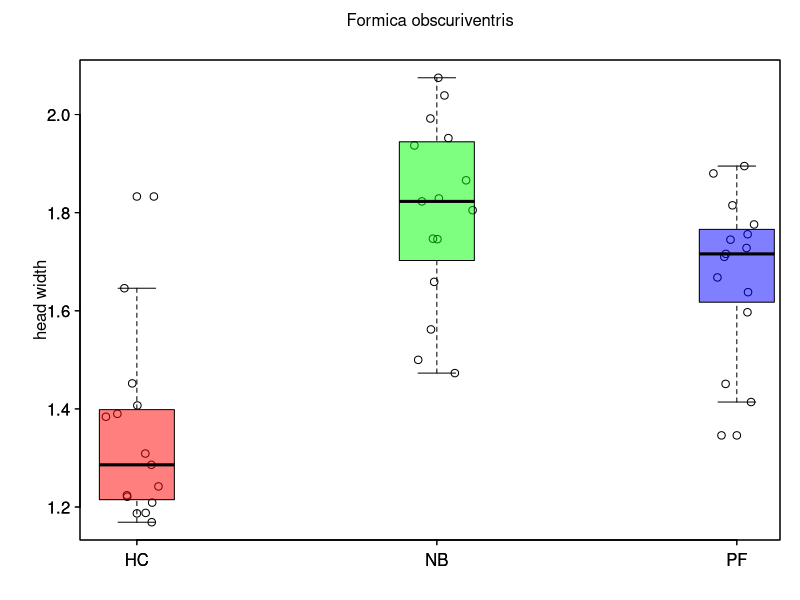
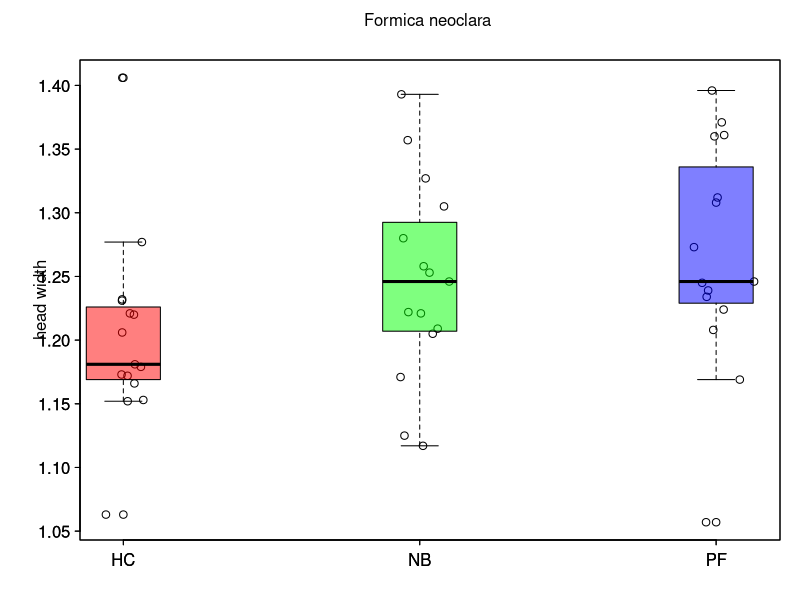
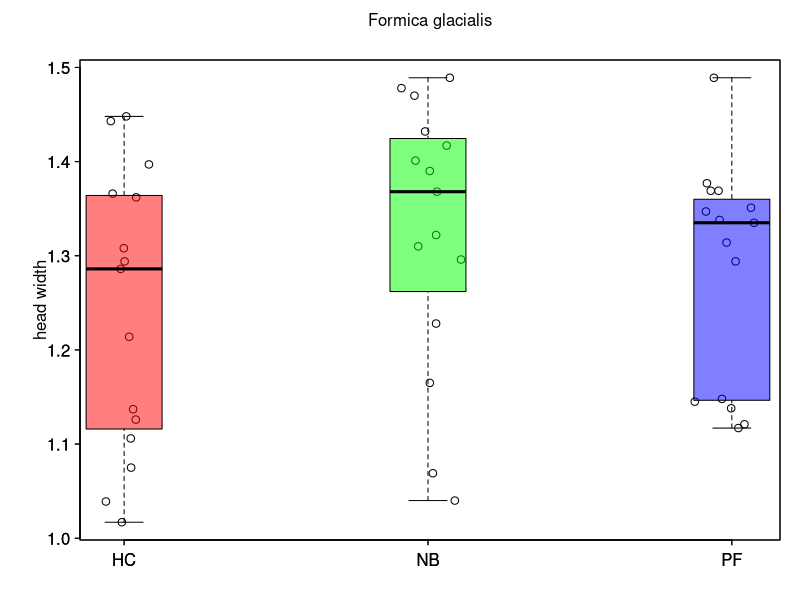
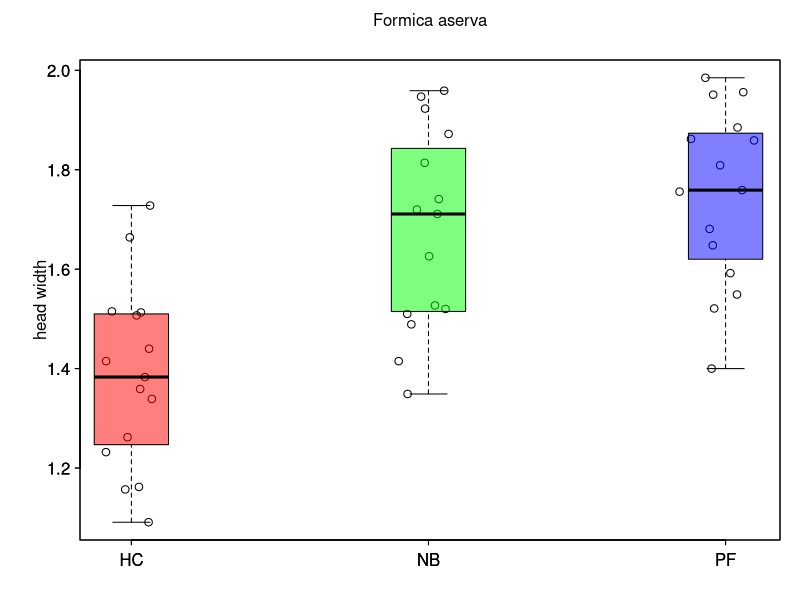

Recreate these plots in R, in order. (Note: this script raises an error after producing the figures.)
setwd('C:\\Users\\Nicole\\Desktop\\Evolution\\Tasks\\Project')
Data1<-read.csv("AntData.csv")
#Data1
#Data2<-read.csv("AntData2.csv")
#Data2
#hypothesis
#Will a larger head width have an impact of what task the ants are assigned in different species
##My hypothesis is that there is a stronger size-task association between honeydew collectors and protein foragers or nest builders in different species of Formica ants.

VARtable <- data.frame(species=rep(NA, length=length(unique(Data1$Species))), HC=rep(NA, length=length(unique(Data1$Species))), NB=rep(NA, length=length(unique(Data1$Species))), PF=rep(NA, length=length(unique(Data1$Species))))
counter <- 1

for (i in unique(Data1$Species)){
  Species <- Data1[which(Data1$Species == i),]
  VARtable[counter,1] <- i
  
  X <- Species$Task
  repHC <- which(X == "HC")
  repNB <- which(X == "NB")
  repPF <- which(X == "PF")
  Z <- rep(1, length(X))
  Z[repHC] <- rnorm(length(repHC), 2, 0.05)
  Z[repNB] <- rnorm(length(repNB), 3, 0.05)
  Z[repPF] <- rnorm(length(repPF), 4, 0.05)

  VARtable[counter,2:4] <- c(var(Species$Head.Width[repHC]), var(Species$Head.Width[repNB]), var(Species$Head.Width[repPF]))
  counter <- counter+1
  pdf(paste(i, ".pdf", sep=""))
  par(las=1, mar=c(3,4,3,1), mgp=c(1.5, 0.5, 0), tck=-0.01)
  plot(Z, Species$Head.Width, xlab="", ylab="head width", xaxt="n")
  axis(1, at=c(2,3,4), labels=c("HC", "NB", "PF"))
  mtext(i, side=3, line=1.5)
  boxplot(Species$Head.Width~X, add=T, at=c(2,3,4), boxwex=0.25, col=c(rgb(1,0,0, .5), rgb(0,1,0, .5), rgb(0,0,1, .5)))
    dev.off()
}
VARtable
chisq.test(VARtable)
X <- aov(Head.Width ~ Species + Task, data=Data1)
#interaction <- aov(Head.Width ~ Species * Task, data=Data1)

summary(X)
#summary(interaction)

library(nnet)
mlr <- multinom(Task ~ Head.Width + Species, data=Data1, Hess=TRUE, trace=FALSE)
mlr
summary(mlr)
z<-summary(mlr)$coefficients/summary(mlr)$standard.errors
z
p<-(1-pnorm(abs(z), 0, 1)) *2
p
exp(coef(mlr))
head(probability.table<-fitted(mlr))
confint(mlr)
exp(confint(mlr))
#predict(mlr, newdata=data.frame(Head.Width=1.2, type="probs")

Data1$Task<-factor(Data1$Task, levels=c("HC", "NB", "PF"))


table(Data1$Task)
prop.table(table(Data1$Task))
library(ggplot2)


ggplot(Data1)+aes(x=Task, y=Head.Width)+geom_boxplot()
#predict
#install.packages(ggeffects)
library(ggeffects)
mlr_ME <- ggeffect(mlr, terms = "Head.Width[0.25:2.5,by=0.01]")

Cols <- c('#a6cee3','#1f78b4','#b2df8a')
names(Cols) <- c("HC", "NB", "PF")
plot(mlr_ME$x, mlr_ME$predicted, pch=16, col=Cols[mlr_ME$response.level], xlim=c(0, 2.5), ylim=c(0,1))

for (i in 1:length(mlr_ME$x)){
  segments(mlr_ME$x[i], mlr_ME$conf.low[i], mlr_ME$x[i], mlr_ME$conf.high[i], lwd=1, col=Cols[mlr_ME$response.level[i]])
}

#predict(mlr, newdata=data.frame(length=0:2), type='probs')
#ggpredict(mlr, terms="length[0:2, by 0.1]")
                   
#mlr2<-multinom(Task~Head.Width, data=Data1)
#mlr2

#mlr3<-multinom(Task~Species, data=Data1)
#mlr3


Colos <- unique(Data1$Colony)
ByColony <- matrix(data=0, nrow=length(Colos), ncol=3)
colnames(ByColony) <- c("HC", "NB", "PF")
Spp <- c()
for (i in 1:length(Colos)){
  sub <- Data1[which(Data1$Colony == Colos[i]),]
  Dat <- tapply(sub$Head.Width, sub$Task, mean, na.rm=T)
  ByColony[i,names(Dat)] <- Dat
  Spp[i] <- sub$Species[1]
}

Cols <- rainbow(10)
names(Cols) <- unique(Data1$Species)
par(mfrow=c(1,3))
plot(ByColony[,"NB"], ByColony[,"HC"], pch=16, col=Cols[Spp])
legend("bottomleft", col=Cols, legend=names(Cols), pch=16)
plot(ByColony[,"NB"], ByColony[,"PF"], pch=16, col=Cols[Spp])
plot(ByColony[,"PF"], ByColony[,"HC"], pch=16, col=Cols[Spp])
dev.off()

#install.packages("AICcmodavg")
#library(AICcmodavg)
#model.set<-list(X, interaction)
#model.names<-c("X", "interaction")
#aictab(model.set, modnames=model.names)

#interaction of species and task has the best fit line so we will use that test to continue. 
#summary(interaction)

#TukeyHSD(interaction)
TukeyHSD(X)


#### Everything plot
X <- Data1$Task
repHC <- which(X == "HC")
repNB <- which(X == "NB")
repPF <- which(X == "PF")
Z <- rep(1, length(X))
Z[repHC] <- rnorm(length(repHC), 2, 0.05)
Z[repNB] <- rnorm(length(repNB), 3, 0.05)
Z[repPF] <- rnorm(length(repPF), 4, 0.05)

Colors <- rainbow(length(unique(Data1$Species)))
names(Colors) <- unique(Data1$Species)
plot(Z, Data1$Head.Width, pch=16, col=Colors[Data1$Species], xlab="", ylab="head width", xaxt="n")
axis(1, at=c(2,3,4), labels=c("HC", "NB", "PF"))
mtext(i, side=3, line=1.5)

VARtable

SpTaskCode <- sapply(1:nrow(Data1), function(x) paste(Data1[x,"Species"], Data1[x,"Task"], sep="."))

SpVars <- tapply(Data1[,"Head.Width"], Data1[,"Species"], var, na.rm=T)
SpTaskMeans <- tapply(Data1[,"Head.Width"], SpTaskCode, mean, na.rm=T)

#The output coefficients are shown as log of odds and in order to make them easier to understand and interpret, we exponentiate the coefficients. After being exponentiated NB to HC the output coefficient was 70.98. The output coefficient for PF to HC was 37.46. 

text.string<-
  "((F. Ulkei), (((F. rufa sp. 2), (F. rufa sp. 1, F. obscuriventris)), (F. dakotensis, F. aserva)), ((F. neorufibarbis), ((F. neoclara), (F. glacialis, F. poszolica))));"
vert.tree<-read.tree(text=text.string)
plot(vert.tree, edge.width=2)

R.version
